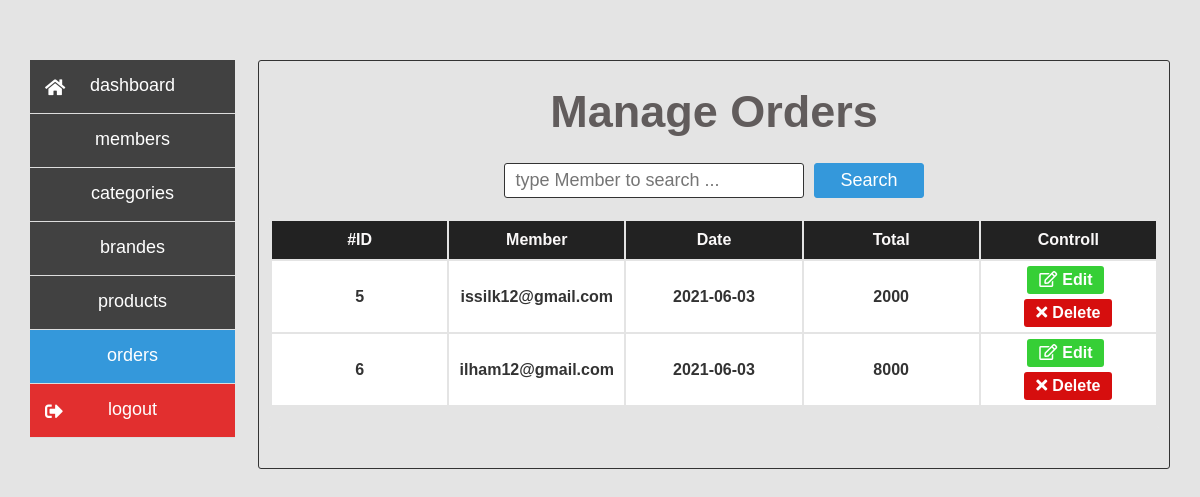
/Admin/Orders.php?function=show (signed in), run on the app's committed database.
### tables this page shows
CREATE TABLE `orders` (
  `order_id` int(11) NOT NULL,
  `order_users` int(11) DEFAULT NULL,
  `order_date` date NOT NULL,
  `order_total` float NOT NULL
);

CREATE TABLE `users` (
  `users_id` int(11) NOT NULL,
  `user_fname` varchar(100) NOT NULL,
  `user_lname` varchar(100) NOT NULL,
  `user_email` varchar(100) NOT NULL,
  `user_password` varchar(250) NOT NULL,
  `user_type` int(11) DEFAULT NULL,
  `user_randome` int(250) NOT NULL
);

### Admin/Orders.php (the view, shortened to what this page needs)
<?php
require "../Config/config.php";
    if(isset($_SESSION["connecte"]) && isset($_SESSION["admin_id"]) && isset($_GET["function"]))
    {
        $admin_random=$_SESSION["admin_id"];
        $query_check_admin="select * from users where user_randome = $admin_random";
        if(mysqli_num_rows(mysqli_query($conn,$query_check_admin))>0)
        {
            $output="";
            $query_get_all_orders="select order_id,user_email,order_date,order_total from orders , users
                                    where order_users=users_id
                                    order by order_date desc";
            $resultat=mysqli_query($conn,$query_get_all_orders);
            if(mysqli_num_rows($resultat))
            {
                while($row=$resultat->fetch_assoc())
                {
                    $id=$row["order_id"];
                    $email=$row["user_email"];
                    $date=$row["order_date"];
                    $total=$row["order_total"];
                    $output.='<tr>
                                <td>'.$id.'</td>
                                <td>'.$email.'</td>
                                <td>'.$date.'</td>
                                <td>'.$total.'</td>
                                <td>
                                <a href="Orders.php?function=update&order_id='.$id.'" id="edit"><i class="far fa-edit"></i><span>Edit</span></a>
                                <a href="Orders.php?function=delete&order_id='.$id.'&user_email='.$email.'" id="delete"><i class="fas fa-times"></i><span>Delete</span></a>
                                </td>
                            </tr>';
                }
            }
        }
        else
        {
            header("Location: ../index.html");
        }
    }
    else
    {
        header("Location: ../index.html");
    }
?>
<!DOCTYPE html>
<html lang="en">
<head>
    <link rel="stylesheet" href="../Css/header.css">
    <link rel="stylesheet" href="../Css/Orders.css">
</head>
<body>
    <div class="container">
        <?php
         include_once 'header.php';
        ?>
        <div class="content">
        <?php
                if($_GET["function"]=="show")
                {
                    ?>
                    <h1 class="title">Manage Orders</h1>
                        <div class="order_search">
                            <div class="searchbox">
                                <input type="text" id="txtsearch" placeholder="type Member to search ...">
                                <button id="btnsearch">Search</button>
                            </div>
                        </div>
                        <div class="order_liste">
                            <table id="order_table">
                                <thead>
                                    <tr>
                                        <th>#ID</th>
                                        <th>Member</th>
                                        <th>Date</th>
                                        <th>Total</th>
                                        <th>Controll</th>
                                    </tr>
                                </thead>
                                <tbody>
                                     <?php echo $output ?>
                                </tbody>
                            </table>
                        </div>
            <?php }
            ?>
        </div>
    </div>
</body>
</html>

### Css/header.css (style rules this page uses)
* { margin: 0; padding: 0; font-family: 'montserrat',sans-serif; box-sizing: border-box; }
body { background-color: #E4E4E4; }
.container { width: 95%; margin:60px auto; min-height:100%; display: flex; justify-content: space-between; }
.container .title { text-align: center; margin: 15px 0; color: rgb(97, 92, 92); font-size: 45px; }
.container .content { flex-basis:80%; border: 1px solid #333; border-radius: 3px; padding:10px 10px 40px 10px; overflow-y: scroll; }

### Css/Orders.css (style rules this page uses)
* { margin: 0; padding: 0; font-family: 'montserrat',sans-serif; box-sizing: border-box; }
.container .content .order_liste { max-height: 700px; overflow-y: scroll; border: 1px solid #E4E4E4; border-radius: 2px; }
.container .content .order_search { padding: 10px 0; margin: 10px 0; }
.container .content .order_search .searchbox { width: 100%; display: flex; justify-content: center; align-items: center; }
.container .content .order_search .searchbox input { font-size: 18px; width: 300px; padding: 5px 10px; outline:none; height: 35px; color: #333; margin-right: 10px; border: 1px solid #333; border-radius: 3px; }
.container .content .order_search .searchbox button { height: 35px; font-size: 18px; padding: 5px 25px; cursor: pointer; background-color: #3498db; color: #fff; border: 1px solid #3498db; border-radius: 3px; }
.container .content .order_liste table, .container .content .order_info #user_order_table { width: 100%; margin-bottom: 20px; }
.container .content .order_liste table tr th, .container .content .order_liste table tr td, .container .content .order_info #user_order_table tr th, .container .content .order_info #user_order_table tr td { width: 20%; text-align: center; margin-bottom: 1px; }
.container .content .order_liste table tr th, .container .content .order_info #user_order_table tr th { background-color: #222; color: #faf8f8; padding: 10px; }
.container .content .order_liste table tr td, .container .content .order_info #user_order_table tr td { color: #333; background-color: #fff; font-weight: 700; padding: 5px; }
.container .content .order_liste table tr td:last-of-type a, .container .content .order_info #user_order_table tr td:last-of-type a { display: inline-block; text-decoration: none; color: #fff; padding: 5px 12px; border-radius: 3px; }
.container .content .order_liste table tr td:last-of-type a i, .container .content .order_info #user_order_table tr td:last-of-type a i { margin-right: 5px; }
.container .content .order_liste table tr td:last-of-type #edit { background-color: rgb(54, 207, 54); margin:0 5px 5px 0; }
.container .content .order_liste table tr td:last-of-type #delete { background-color: rgb(214, 14, 14); }

### data on the page
orders: order_id "5", order_users.user_email "issilk12@gmail.com", order_date "2021-06-03", order_total "2000"
orders: order_id "6", order_users.user_email "ilham12@gmail.com", order_date "2021-06-03", order_total "8000"
